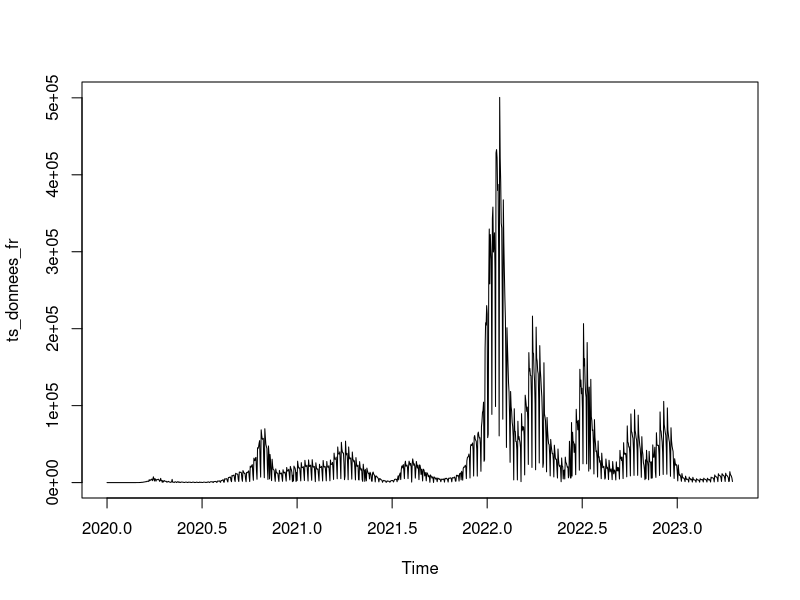
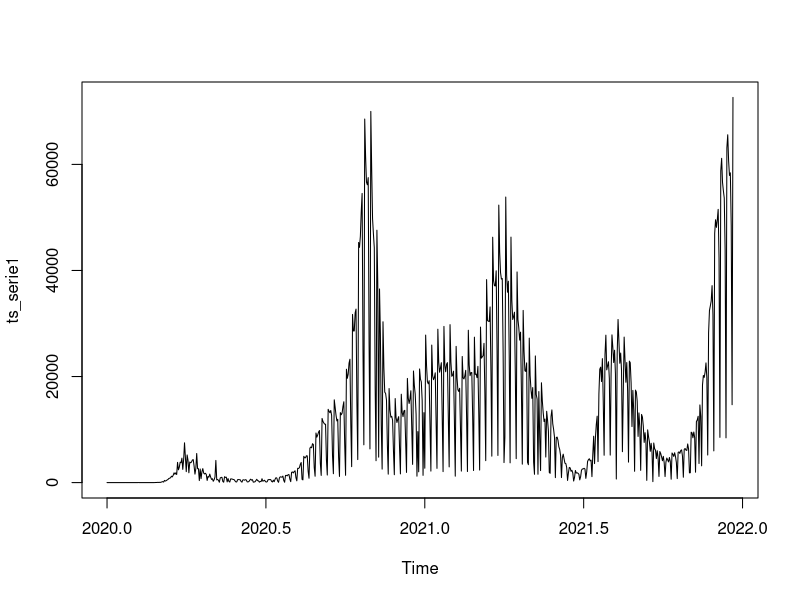
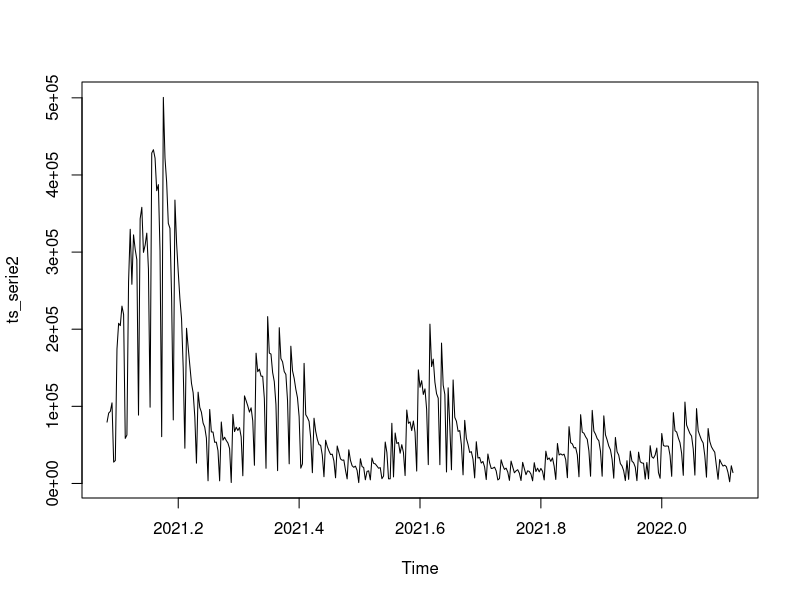
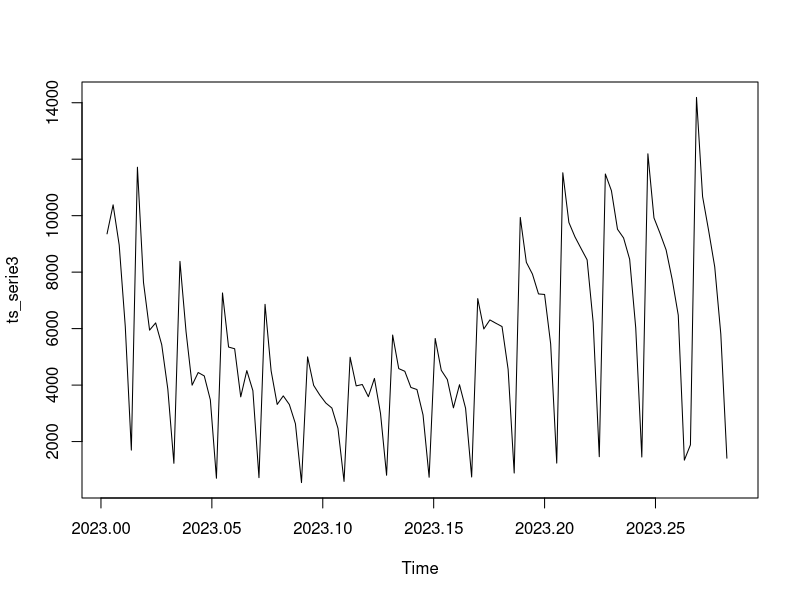
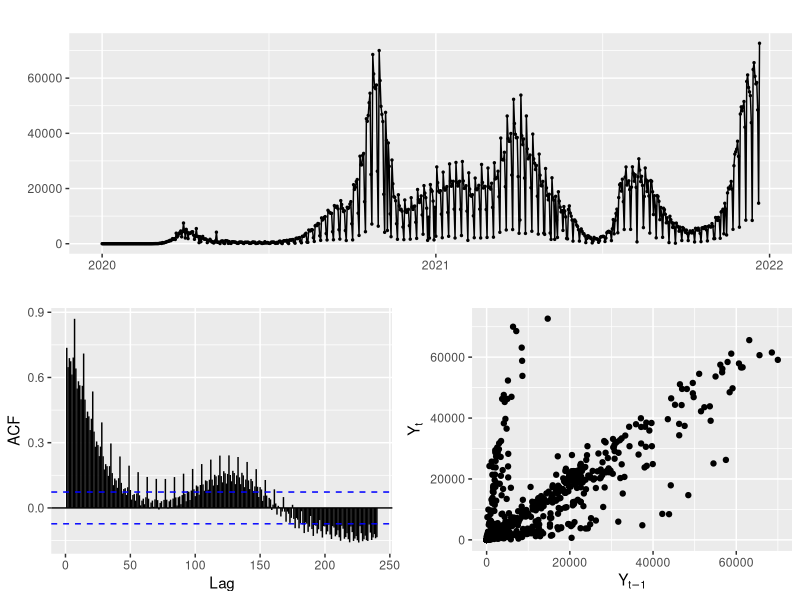
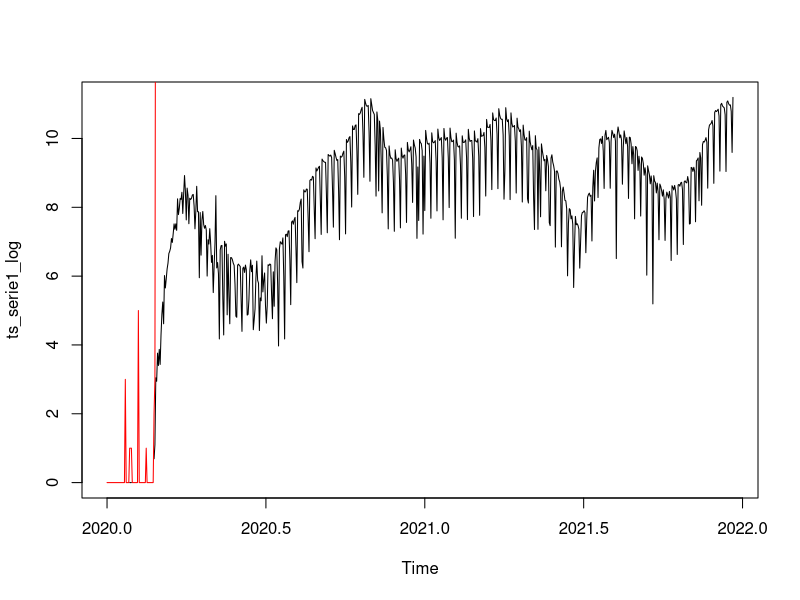
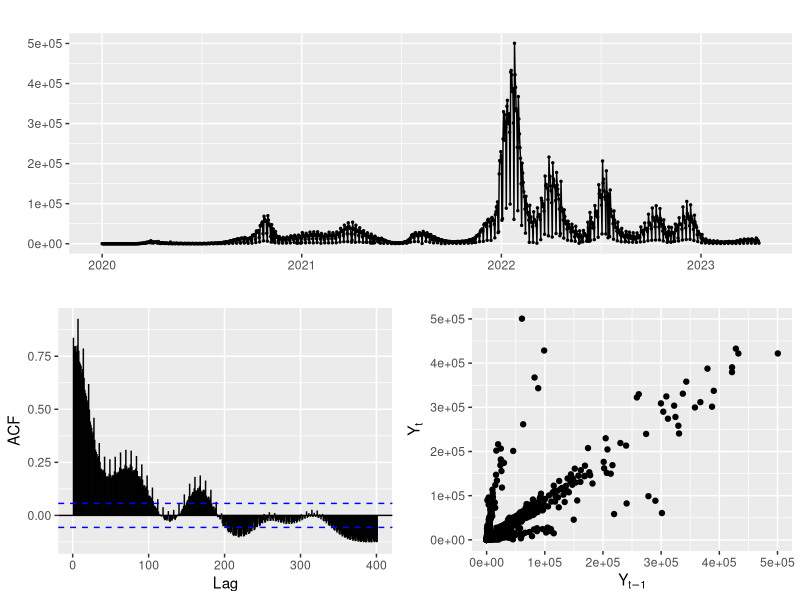
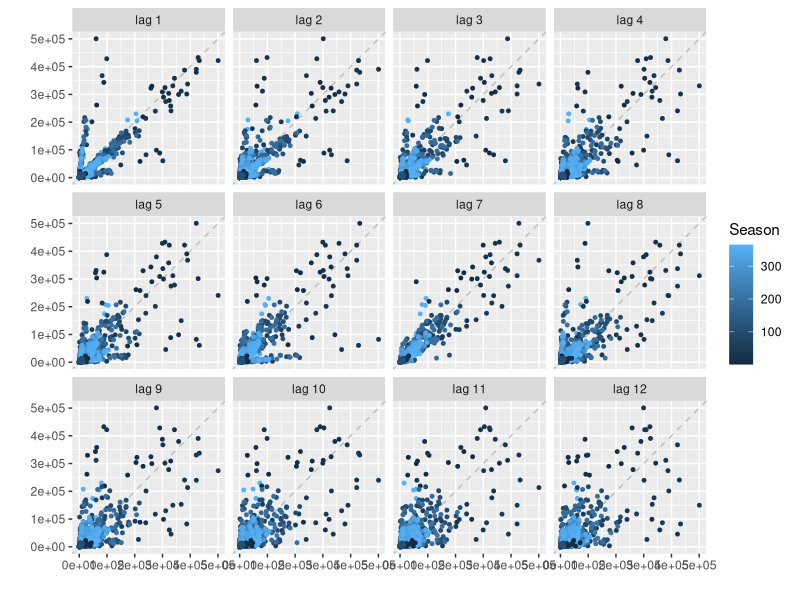

R code for these plots, in order:
## ---- chunk 1
library(dplyr)
library(forecast)
## ---- chunk 2
donnees_fr <- read.csv("covid_france.csv",sep=",")
summary(donnees_fr)
## ---- chunk 3
min(donnees_fr$date)
max(donnees_fr$date)
## ---- chunk 4
ts_donnees_fr <- ts(donnees_fr$new_cases,start = c(2020,1,3), frequency = 365)
# class(ts_donnees_fr)
## ---- chunk 5
plot(ts_donnees_fr)
## ---- chunk 6
serie1 <- donnees_fr |> 
  filter(date<="2021-12-22")
# serie1
ts_serie1 <- ts(serie1$new_cases,start = c(2020,1,3), frequency = 365)



serie2 <- donnees_fr |> 
  filter(date>"2021-12-22", date<="2023-01-05")
# serie2

ts_serie2 <- ts(serie2$new_cases,start = c(2021,31,12), frequency = 365)



serie3 <- donnees_fr |> 
  filter(date>"2023-01-05")

ts_serie3 <- ts(serie3$new_cases,start = c(2023,2,5), frequency = 365)
## ---- chunk 7
plot(ts_serie1)
## ---- chunk 8
plot(ts_serie2)
## ---- chunk 9
plot(ts_serie3)
## ---- chunk 10
mean(ts_serie1)
## ---- chunk 11
ts_serie1 |> 
  ggtsdisplay(plot.type = "scatter")
## ---- chunk 12
ts_serie1_log <- log(ts_serie1)
ts_serie1_log
length(ts_serie1_log)
length(ts_serie1)

## ---- chunk 13
plot(ts_serie1_log)
lines(ts_serie1,col="red")
## ---- chunk 14
ts_donnees_fr |> 
  ggtsdisplay(
    plot.type = "scatter")
## ---- chunk 15
forecast::gglagplot(ts_donnees_fr,lags=12,do.lines = FALSE)
## ---- chunk 16
log_donnees <- log(ts_donnees_fr)
## ---- chunk 17
plot(log_donnees)
ggtsdisplay(log_donnees)
## ---- chunk 18
carre_donnees <- ts_donnees_fr^2
plot(carre_donnees)
ggtsdisplay(carre_donnees)
